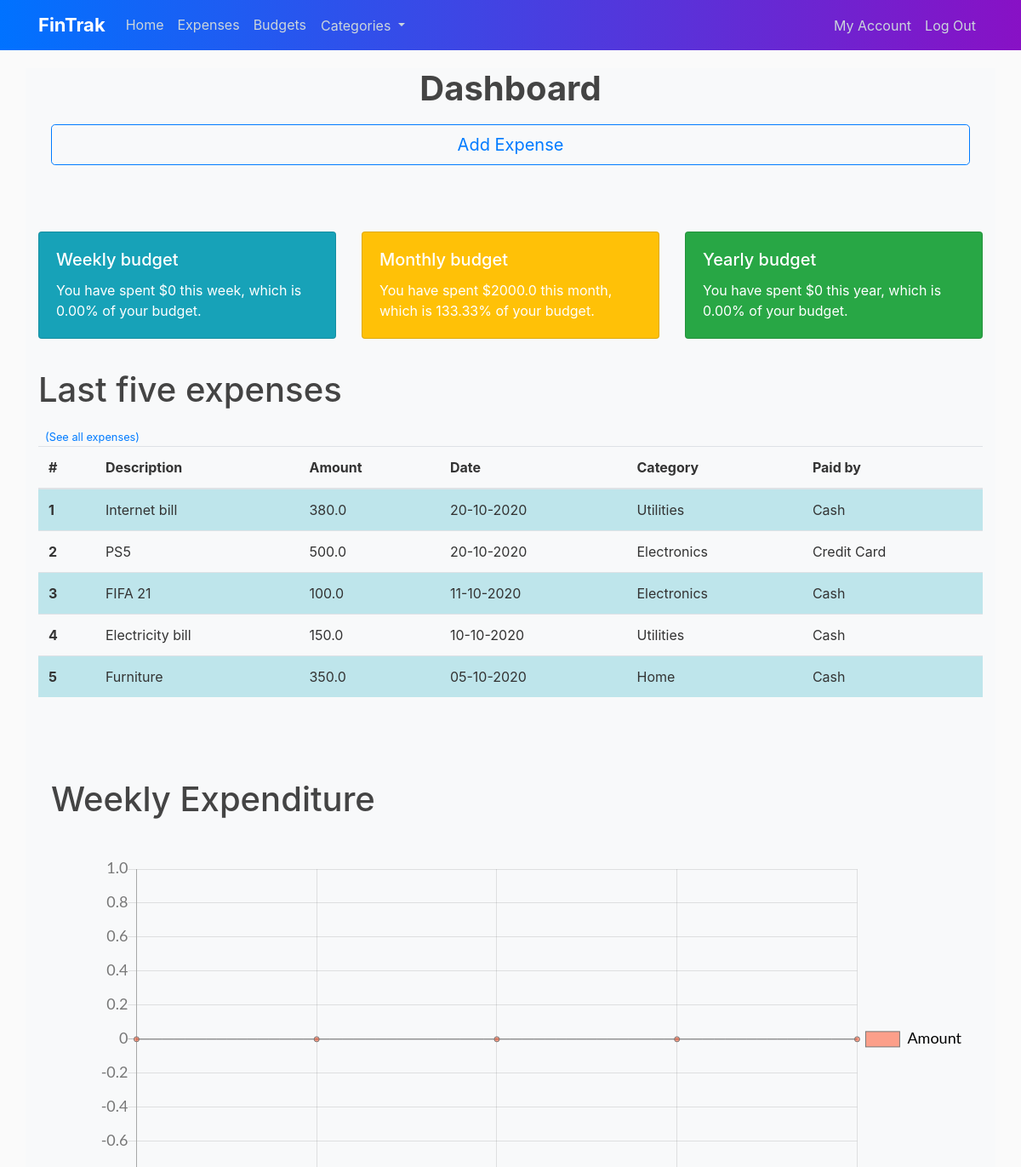
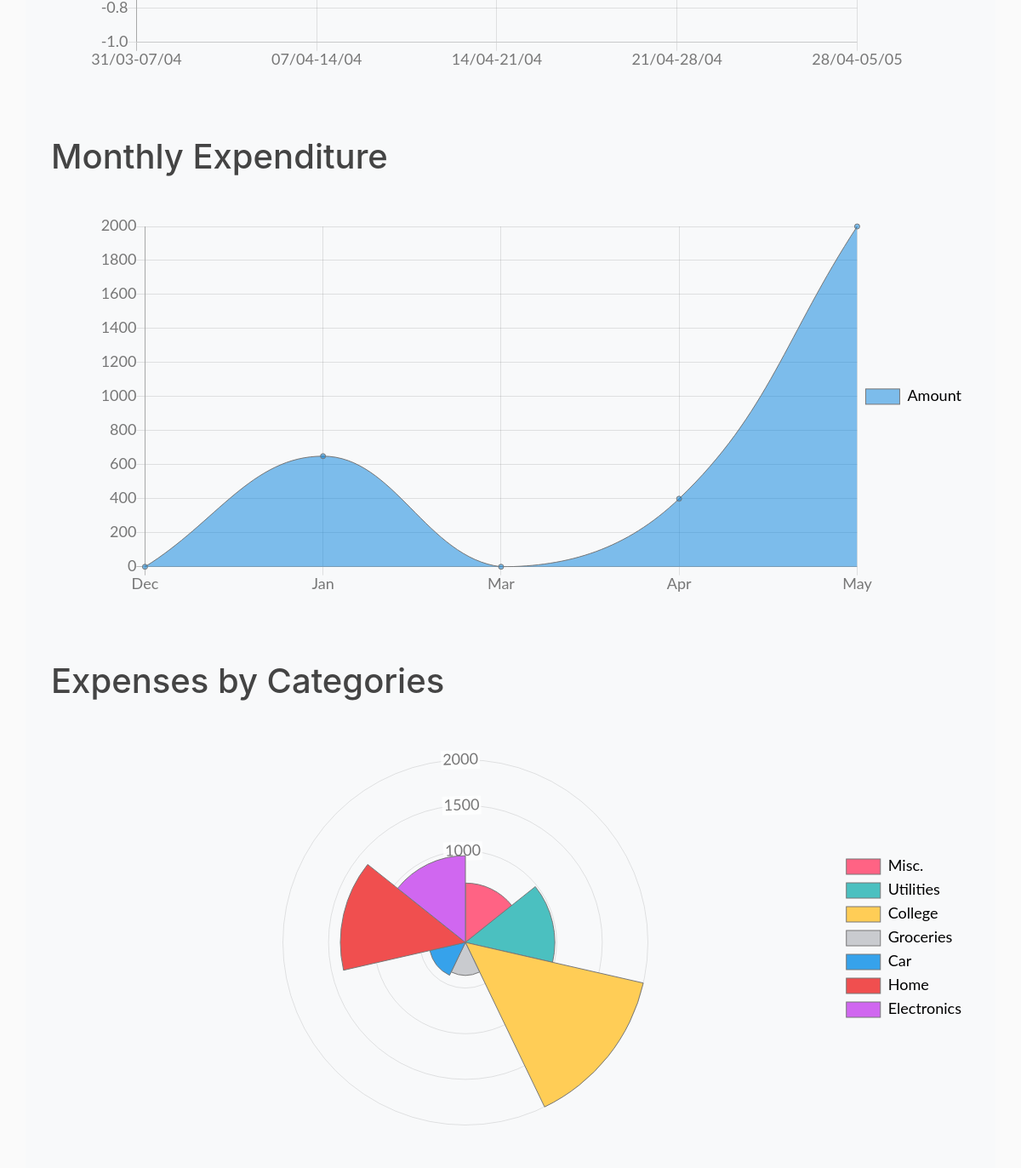
Screenshot of / (signed in) with the database file from the repository (2 pictures, top to bottom).
### FinTrak/models.py (models this page shows, shortened)
class Expenses(db.Model):
    id = db.Column(db.Integer, primary_key = True)
    description = db.Column(db.String(40))
    category = db.Column(db.String(100), nullable = False)
    amount = db.Column(db.Float, nullable = False)
    date = db.Column(db.DateTime, nullable = False, default = datetime.utcnow)
    paidby = db.Column(db.String(20), nullable = False, default = "Self")
    user_id = db.Column (db.Integer, db.ForeignKey("user.id"), nullable = False)  # referencing the table and column name

### FinTrak/routes.py (the view)
@app.route("/")
def home():
    lastfive = []
    weeklabels = []
    monthlabels = []
    weekdata = []
    monthdata = []
    catlabels = []
    catdata = []
    weekcard = 0
    monthcard = 0
    yearcard = 0
    yeartotal = 0
    now = datetime.today()
    weekago = now - dt.timedelta(days = 7)
    monthago = now  #use only month for extracting the data
    if current_user.is_authenticated:
        lastfive = Expenses.query.filter_by(user_id = current_user.id).order_by(desc(Expenses.date)).limit(5).all()
        categories = Categories.query.filter_by(user_id = current_user.id).all()
        startw = weekago
        endw = now
        for x in range(5):
            lastweek = Expenses.query.filter_by(user_id = current_user.id).filter(Expenses.date >= startw, Expenses.date <= endw).all()
            weekdata.insert(0, sum(item.amount for item in lastweek))
            weeklabels.insert(0, startw.strftime('%d/%m')+"-"+endw.strftime('%d/%m'))
            endw, startw = startw, startw - dt.timedelta(days = 7)
        for x in range(5):
            lastmonth = Expenses.query.filter_by(user_id = current_user.id).filter(extract('month', Expenses.date) == monthago.month).all()
            monthlabels.insert(0, monthago.strftime("%b"))
            monthdata.insert(0, sum(item.amount for item in lastmonth))
            monthago = monthago - dt.timedelta(days= 32)
        exps = Expenses.query.filter_by(user_id = current_user.id).all()
        for x in categories:
            catlabels.append(str(x))
            catdata.append(sum(item.amount for item in exps if item.category == str(x)))
        userbudget = Budgets.query.filter_by(user_id = current_user.id).all()
        yeardata = Expenses.query.filter_by(user_id = current_user.id).filter(extract('year', Expenses.date) == now.year).all()
        weekcard = [weekdata[-1],float(userbudget[0].weeklybudget),"{:.2f}".format(weekdata[-1]*100/float(userbudget[0].weeklybudget))]
        monthcard = [monthdata[-1],float(userbudget[0].monthlybudget),"{:.2f}".format(monthdata[-1]*100/float(userbudget[0].monthlybudget))]
        for x in yeardata:
            yeartotal+= x.amount
        yearcard = [yeartotal, float(userbudget[0].yearlybudget), "{:.2f}".format(yeartotal*100/float(userbudget[0].yearlybudget))]
    return render_template("home.html", title = "Home", lastfive = lastfive, weeklabels = weeklabels, weekdata = weekdata, monthlabels = monthlabels,
                            monthdata = monthdata, catlabels = catlabels, catdata = catdata, weekcard = weekcard, monthcard = monthcard, yearcard = yearcard)

### FinTrak/models.py (called while the page is built)
@login_manager.user_loader
def load_user(user_id):
    return User.query.get(int(user_id))

    def __repr__(self):
        return f"{self.name}"

### FinTrak/templates/home.html (shortened to what this page needs)
{% extends "layout.html" %}
{% block content %}
    {% if current_user.is_authenticated %}
        <div class = "container-fluid">
         <h1 style="text-align: center; font-weight: bold; padding-bottom: 10px">Dashboard<h1>
        <a href="{{ url_for('addexpense') }}" style="text-decoration: none;"><button type="button"
           class="btn btn-outline-primary btn-block btn-lg">Add Expense</button></a>
        </div>
        <div class="card-deck" style="padding-bottom: 20px; padding-top: 70px">
            <div class="card text-white bg-info mb-3">
                <div class="card-body">
                    <h5 class="card-title text-white">Weekly budget</h5>
                    <p class="card-text">You have spent ${{ weekcard[0] }} this week, which is {{ weekcard[2] }}% of your budget.</p>
                </div>
            </div>
            <div class="card text-white bg-warning mb-3">
                <div class="card-body">
                    <h5 class="card-title text-white">Monthly budget</h5>
                    <p class="card-text">You have spent ${{ monthcard[0] }} this month, which is {{ monthcard[2] }}% of your budget.</p>
                </div>
            </div>
            <div class="card text-white bg-success mb-3">
                <div class="card-body">
                    <h5 class="card-title text-white">Yearly budget</h5>
                    <p class="card-text">You have spent ${{ yearcard[0] }} this year, which is {{ yearcard[2] }}% of your budget.</p>
                </div>
            </div>
        </div>
        <h1 style="text-align:left; padding-bottom: 10px;"> Last five expenses</h1>
        <small class="text-muted"> <a class="ml-2" href="{{ url_for('expenses') }}">(See all expenses)</a> </small>
        <table class="table table-striped w-auto">
        <thead>
            <tr>
                <th>#</th>
                <th>Description</th>
                <th>Amount</th>
                <th>Date</th>
                <th>Category</th>
                <th>Paid by</th>
            </tr>
        </thead>
        <tbody>
            {% set i = [1] %}
            {% for items in lastfive %}
                {% if i[0] % 2 != 0 %} <tr class="table-info">
                {% else %} <tr> {% endif %}
                    <th scope="row">{{ i[0] }}</th>
                    <td>{{ items.description }}</td>
                    <td>{{ items.amount }}</td>
                    <td>{{ items.date.strftime('%d-%m-%Y') }}</td>
                    <td>{{ items.category }}</td>
                    <td>{{ items.paidby }}</td>
                </tr>
            {% endfor %}
        </tbody>
        </table>
        <div class="container" style = "padding-top: 80px;">
            <h1>Weekly Expenditure</h1>
            <canvas id="weekchart"></canvas>
        </div>
        <script>
            let weekchart = document.getElementById('weekchart').getContext('2d');
            // Global Options
            Chart.defaults.global.defaultFontFamily = 'Lato';
            Chart.defaults.global.defaultFontSize = 18;
            Chart.defaults.global.defaultFontColor = '#777';
            let weekExpData = new Chart(weekchart, {
                type: 'line', // bar, horizontalBar, pie, line, doughnut, radar, polarArea
                data: {
                    labels: {{ weeklabels | tojson }},
                    datasets: [{
                        label: 'Amount',
                        data: {{ weekdata | tojson }},
                        //backgroundColor:'green',
                        backgroundColor: 'rgba(255, 71, 26, 0.5)', //0,128,220
                        borderWidth: 1,
                        borderColor: '#777',
                        hoverBorderWidth: 3,
                        hoverBorderColor: '#000'
                    }]
                },
                options: {
                    title: {
                        display: true,
                        text: ' ',
                        fontSize: 25
                    },
                    legend: {
                        display: true,
                        position: 'right',
                        labels: {
                            fontColor: '#000'
                        }
                    },
                    layout: {
                        padding: {
                            left: 50,
                            right: 0,
                            bottom: 50,
                            top: 0
                        }
                    },
                    tooltips: {
                        enabled: true
                    }
                }
            });
        </script>
        <div class="container" style = "padding-top: 20px;">
            <h1>Monthly Expenditure</h1>
            <canvas id="monthchart"></canvas>
        </div>
        <script>
            let monthchart = document.getElementById('monthchart').getContext('2d');
            // Global Options
            Chart.defaults.global.defaultFontFamily = 'Lato';
            Chart.defaults.global.defaultFontSize = 18;
            Chart.defaults.global.defaultFontColor = '#777';
            let monthExpData = new Chart(monthchart, {
                type: 'line', // bar, horizontalBar, pie, line, doughnut, radar, polarArea
                data: {
                    labels: {{ monthlabels | tojson }},
                    datasets: [{
                        label: 'Amount',
                        data: {{ monthdata | tojson }},
                        //backgroundColor:'green',
                        backgroundColor: 'rgba(0, 128, 220, 0.5)', //255,71,26
                        borderWidth: 1,
                        borderColor: '#777',
                        hoverBorderWidth: 3,
                        hoverBorderColor: '#000'
                    }]
                },
                options: {
                    title: {
                        display: true,
                        text: ' ',
                        fontSize: 25
                    },
                    legend: {
                        display: true,
                        position: 'right',
                        labels: {
                            fontColor: '#000'
                        }
                    },
                    layout: {
                        padding: {
                            left: 50,
                            right: 0,
                            bottom: 50,
                            top: 0
                        }
                    },
                    tooltips: {
                        enabled: true
                    }
                }
            });
        </script>
        <div class="container" style = "padding-top: 20px;">
            <h1>Expenses by Categories</h1>
            <canvas id="categorychart"></canvas>
        </div>
        <script>
            let categorychart = document.getElementById('categorychart').getContext('2d');
            // Global Options
            Chart.defaults.global.defaultFontFamily = 'Lato';
            Chart.defaults.global.defaultFontSize = 18;
            Chart.defaults.global.defaultFontColor = '#777';
            let categoryData = new Chart(categorychart, {
                type: 'polarArea', // bar, horizontalBar, pie, line, doughnut, radar, polarArea
                data: {
                    labels: {{ catlabels | tojson }},
                    datasets: [{
                        label: 'Amount',
                        data: {{ catdata | tojson }},
                        backgroundColor: ['#ff6384', '#4bc0c0', '#ffcd56', '#c9cbcf', '#36a2eb', '#f04f4f', '#d067f0'],
                        //backgroundColor: ['rgb(255, 99, 132)', 'rgb(75, 192, 192)', 'rgb(255, 205, 86)', 'rgb(201, 203, 207)', 'rgb(54, 162, 235)', 'rgb(240, 79, 79)', 'rgb(224, 103, 150)']
                        //backgroundColor: ['#ff6384', '#ff36a2eb', '#42f5a7', "#ffce56", "#5142f5", '#f04f4f', '#cc65fe'], //255,71,26
                        borderWidth: 1,
                        borderColor: '#777',
                        hoverBorderWidth: 3,
                        hoverBorderColor: '#000'
                    }]
                },
                options: {
                    title: {
                        display: true,
                        text: ' ',
                        fontSize: 25
                    },
                    legend: {
                        display: true,
                        position: 'right',
                        labels: {
                            fontColor: '#000'
                        }
                    },
                    layout: {
                        padding: {
                            left: 50,
                            right: 0,
                            bottom: 50,
                            top: 0
                        }
                    },
                    tooltips: {
                        enabled: true
                    }
                }
            });
        </script>
    {% endif %}
{% endblock %}

### FinTrak/templates/layout.html (shortened to what this page needs)
<!DOCTYPE html>
<html>
<head>
    <link rel="stylesheet" href="https://maxcdn.bootstrapcdn.com/bootstrap/4.0.0/css/bootstrap.min.css"
>
    <link rel="stylesheet" type="text/css" href="{{ url_for('static', filename='main.css') }}">
</head>
<body>
    <header class="site-header">
        <nav class="navbar navbar-expand-md navbar-dark bg-steel fixed-top">
            <div class="container">
                <a style="font-size:22px"  class="navbar-brand" href="/"><b>FinTrak</b></a> <! mr-md-auto !>
                <div class="collapse navbar-collapse" id="navbarToggle">
                    <div class="navbar-nav mr-auto">
                        {% if current_user.is_authenticated %}
                            <a class="nav-item nav-link" href="{{ url_for('home') }}">Home</a>
                            <a class="nav-item nav-link" href="{{ url_for('expenses') }}">Expenses</a>
                            <a class="nav-item nav-link" href="{{ url_for('budgets') }}">Budgets</a>
                            <div class="dropdown">
                                <button class="btn bg-transparent dropdown-toggle nav-link" type="button" data-toggle="dropdown">Categories
                                    </button>
                            </div>
                        {% endif %}
                    </div>
                    <div class="navbar-nav">
                        {% if current_user.is_authenticated %}
                            <a class="nav-item nav-link" href="{{ url_for('account') }}">My Account</a>
                            <a class="nav-item nav-link" href="{{ url_for('logout') }}">Log Out</a>
                        {% else %}
                        <a class="nav-item nav-link" style=" margin: 3px" href="{{ url_for('login') }}">Login</a>
                        <a class="nav-item nav-link" style="margin: 3px" href="{{ url_for('register') }}">Register</a>
                        {% endif %}
                    </div>
                </div>
            </div>
        </nav>
    </header>
    <main role="main" class="container bg-light">
            <div> <! col-md-8 !>
                {% block content %}{% endblock %}
            </div>
    </main>
</body>
</html>

### FinTrak/static/main.css (style rules this page uses)
body { background: #fafafa; color: #333333; margin-top: 5rem; }
h1, h2, h3, h4, h5, h6 { color: #444444; }
.bg-steel { background: -webkit-linear-gradient(left, #0072ff, #8811c5); }
.site-header .navbar-nav .nav-link { color: #cbd5db; }

### rows the page displays
Expenses: user "1", description "Internet bill", amount "380.0", date "20-10-2020", category "Utilities", paidby "Cash"
Expenses: i "2", description "PS5", amount "500.0", date "20-10-2020", category "Electronics", paidby "Credit Card"
Expenses: i "3", description "FIFA 21", amount "100.0", date "11-10-2020", category "Electronics", paidby "Cash"
Expenses: i "4", description "Electricity bill", amount "150.0", date "10-10-2020", category "Utilities", paidby "Cash"
Expenses: i "5", description "Furniture", amount "350.0", date "05-10-2020", category "Home", paidby "Cash"

### other values shown
{{ weekcard[0] }} "0"
{{ weekcard[2] }} "0.00"
{{ monthcard[0] }} "2000.0"
{{ monthcard[2] }} "133.33"
{{ yearcard[0] }} "0"
{{ yearcard[2] }} "0.00"
chart data {{ weeklabels | tojson }} ["31/03-07/04", "07/04-14/04", "14/04-21/04", "21/04-28/04", "28/04-05/05"]
chart data {{ weekdata | tojson }} [0, 0, 0, 0, 0]
chart data {{ monthlabels | tojson }} ["Dec", "Jan", "Mar", "Apr", "May"]
chart data {{ monthdata | tojson }} [0, 650.0, 0, 400.0, 2000.0]
